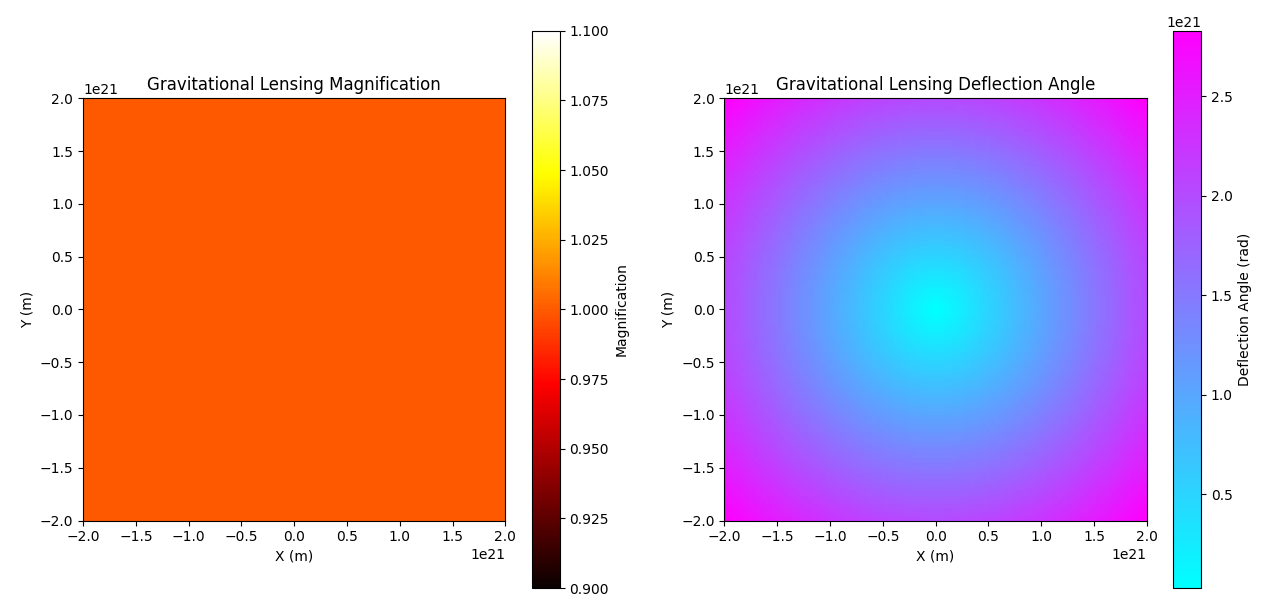

The Python source for this figure:
import numpy as np
import matplotlib.pyplot as plt
from scipy.optimize import fsolve
from sympy import symbols, diff, solve

# Parameters
M = 10.0  # Mass of the lensing object (in solar masses)
G = 6.67430e-11  # Gravitational constant (m^3 kg^-1 s^-2)
c = 3e8  # Speed of light (m/s)
D_L = 1e22  # Distance to lensing object (in meters)
D_S = 2e22  # Distance to source (in meters)
theta_E = np.sqrt((4 * G * M * 1.9e30) / (D_L * D_S) / (c**2 * D_L * D_S))  # Einstein radius

# Symbolic Lens Equation
def lens_equation(y, M, D_L, D_S):
    G = 6.67430e-11  # Gravitational constant (m^3 kg^-1 s^-2)
    c = 299792458  # Speed of light (m/s)
    y_lens = symbols('y_lens')
    deflection_angle = (4 * G * M) / (c**2 * D_L * y_lens)
    return y - y_lens + deflection_angle

# Solve the lens equation for the source position
def solve_lens_equation(y_source, M, D_L, D_S):
    y_lens = symbols('y_lens')
    equation = lens_equation(y_lens, M, D_L, D_S)
    solution = fsolve(lambda y: equation.subs(y_lens, y), y_source)
    return solution

# Create a grid of points
x = np.linspace(-2e21, 2e21, 100)
y = np.linspace(-2e21, 2e21, 100)
X, Y = np.meshgrid(x, y)

# Calculate deflection angles and lensed positions
deflection = np.zeros(X.shape + (2,))  # Shape (100, 100, 2)
for i in range(X.shape[0]):
    for j in range(X.shape[1]):
        y_point = np.array([X[i, j], Y[i, j]])
        deflection_angle = (4 * G * M) / (c**2 * D_L * np.linalg.norm(y_point))
        deflection[i, j] = y_point - deflection_angle

# Calculate magnification
def calculate_magnification(deflection):
    magnification = np.zeros(deflection.shape[:2])
    for i in range(deflection.shape[0]):
        for j in range(deflection.shape[1]):
            y_lens = np.linalg.norm(deflection[i, j])
            if y_lens != 0:
                magnification[i, j] = 1 / (1 - (theta_E**2 / y_lens**2))
            else:
                magnification[i, j] = np.inf  # Infinite magnification at the lens center
    return magnification

# Calculate magnification
magnification = calculate_magnification(deflection)

# Plotting the results
plt.figure(figsize=(12, 6))
plt.subplot(1, 2, 1)
plt.imshow(magnification, extent=(-2e21, 2e21, -2e21, 2e21), origin='lower', cmap='hot')
plt.colorbar(label='Magnification')
plt.title('Gravitational Lensing Magnification')
plt.xlabel('X (m)')
plt.ylabel('Y (m)')
plt.subplot(1, 2, 2)
plt.imshow(np.sqrt(deflection[..., 0]**2 + deflection[..., 1]**2), extent=(-2e21, 2e21, -2e21, 2e21), origin='lower', cmap='cool')
plt.colorbar(label='Deflection Angle (rad)')
plt.title('Gravitational Lensing Deflection Angle')
plt.xlabel('X (m)')
plt.ylabel('Y (m)')
plt.tight_layout()
plt.show()

# This code simulates gravitational lensing by calculating the deflection of light rays
# around a massive object, visualizing the magnification and deflection angles.

# The parameters can be adjusted to simulate different lensing scenarios.
# The code uses a grid of points to calculate the deflection angles and magnification,
# and visualizes the results using heatmaps for magnification and deflection angles.

# The Einstein radius is calculated based on the mass of the lensing object and distances involved.
# The lens equation is solved symbolically to find the lensed positions of light sources.
